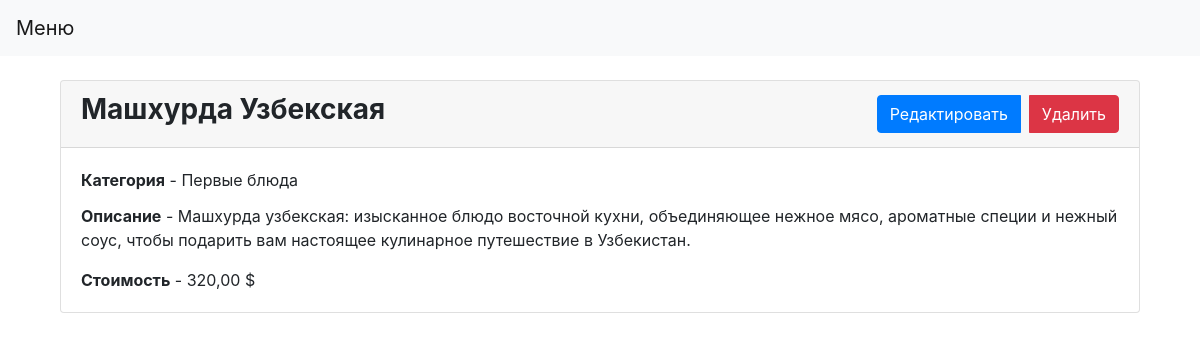
Page /dish/3/ on the committed database.
### menu/models.py (models this page shows, shortened)
class Dish(models.Model):
    name = models.CharField(max_length=100, verbose_name='Название блюдо')
    category = models.ForeignKey(Category, on_delete=models.CASCADE, verbose_name='Категория')
    description = models.TextField(verbose_name='Описание')
    price = models.DecimalField(max_digits=10, decimal_places=2, verbose_name='Стоимость')
    time_update = models.DateTimeField(auto_now=True, verbose_name='Время изменения')
    time_create = models.DateTimeField(auto_now_add=True, verbose_name='Время создания')
    class Meta:
        verbose_name = 'Блюдо'
        verbose_name_plural = 'Блюды'
        ordering = ['-time_create', 'name']

class Category(models.Model):
    name = models.CharField(max_length=100, verbose_name='Название категории')
    time_update = models.DateTimeField(auto_now=True, verbose_name='Время изменения')
    time_create = models.DateTimeField(auto_now_add=True, verbose_name='Время создания')
    def __str__(self):
        return self.name
    class Meta:
        verbose_name = 'Категорию'
        verbose_name_plural = 'Категории'
        ordering = ['-time_create', 'name']

### menu/views.py (the view)
# urls.py: path('dish/<int:pk>/', DishDetailView.as_view(), name='dish-detail'),
class DishDetailView(DetailView):
    model = Dish
    template_name = 'menu/dish_detail.html'
    context_object_name = 'dish'

### templates/menu/dish_detail.html
{% extends 'menu/base.html' %}
{% block content %}
    <div class="container my-4">
        <div class="card">
            <div class="card-header d-flex justify-content-between align-items-center">
                <h3><strong>{{ dish.name }}</strong></h3>
                <div class="btn-group" role="group">
                    <a href="{% url 'dish-update' dish.pk %}" class="btn btn-primary">Редактировать</a>
                    <a href="{% url 'dish-delete' dish.pk %}" class="btn btn-danger ml-2">Удалить</a>
                </div>
            </div>
            <div class="card-body">
                <p class="card-title"><strong>Категория</strong> - {{ dish.category }}</p>
                <p class="card-text"><strong>Описание</strong> - {{ dish.description }}</p>
                <p class="card-text"><strong>Стоимость</strong> - {{ dish.price }} $</p>
            </div>
        </div>
    </div>
{% endblock %}

### rows in the picture
Dish: name "Машхурда Узбекская", category "Первые блюда", description "Машхурда узбекская: изысканное блюдо восточной кухни, объединяющее нежное мясо, ароматные специи и нежный соус, чтобы подарить вам настоящее кулинарное путешествие в Узбекистан.", price "320,00"
